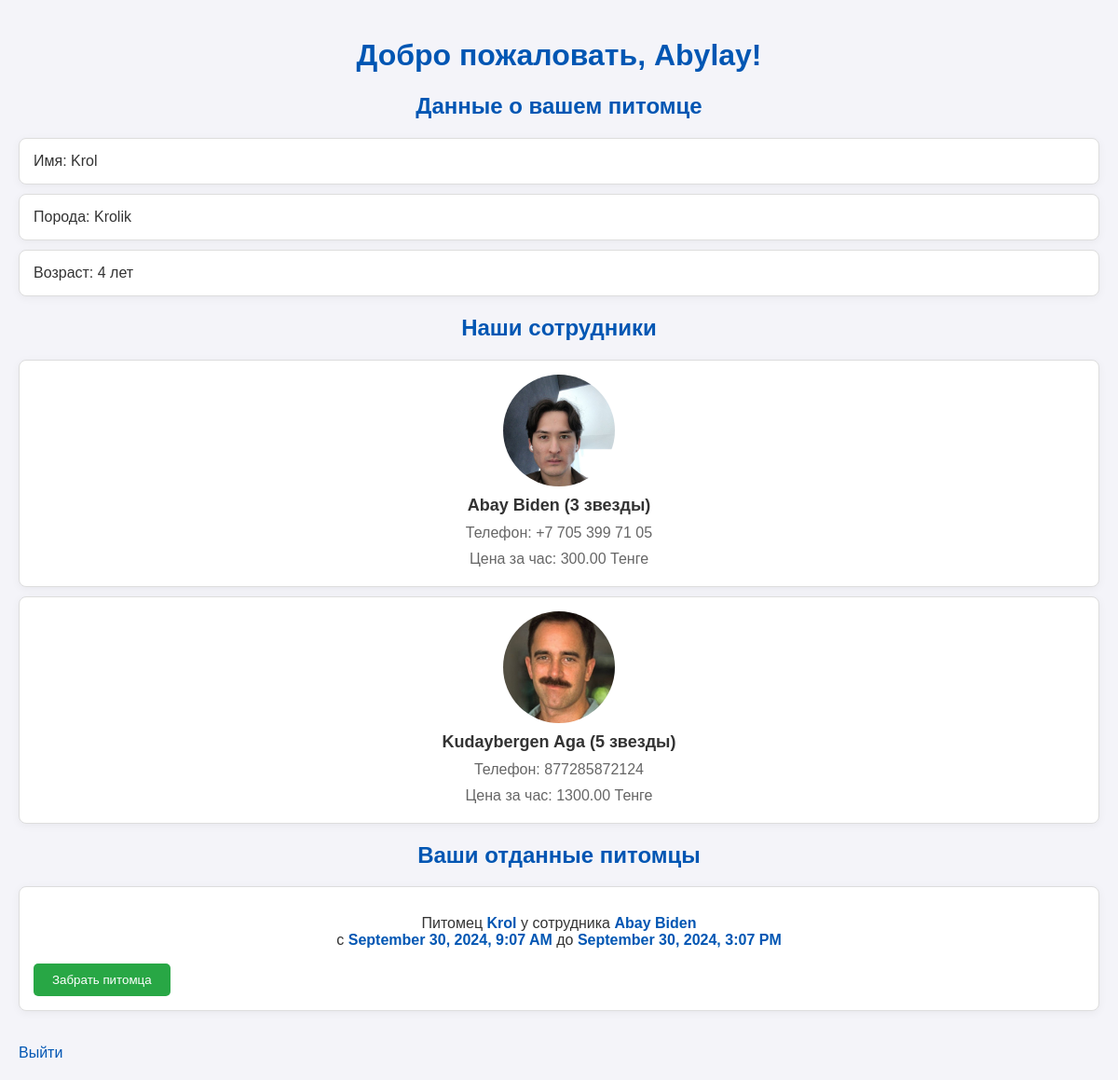
Page /profile/ (signed in) on the committed database.
### pets/models.py (models this page shows, shortened)
class PetProfile(models.Model):
    user = models.OneToOneField(User, on_delete=models.CASCADE)
    telegram_id = models.CharField(max_length=100)
    full_name = models.CharField(max_length=100)
    phone_number = models.CharField(max_length=20)
    pet_name = models.CharField(max_length=100)
    pet_breed = models.CharField(max_length=100)
    pet_age = models.PositiveIntegerField()

class Employee(models.Model):
    name = models.CharField(max_length=100)
    phone_number = models.CharField(max_length=20)
    rating = models.PositiveIntegerField(default=0, choices=[(i, f'{i} Stars') for i in range(1, 6)])
    photo = models.ImageField(upload_to='employee_photos/', null=True, blank=True)
    hourly_rate = models.DecimalField(max_digits=6, decimal_places=2)

class Booking(models.Model):
    user = models.ForeignKey(User, on_delete=models.CASCADE)
    pet = models.ForeignKey(PetProfile, on_delete=models.CASCADE)
    employee = models.ForeignKey(Employee, on_delete=models.CASCADE)
    start_time = models.DateTimeField()
    end_time = models.DateTimeField()
    duration = models.PositiveIntegerField()  # Длительность в часах
    created_at = models.DateTimeField(auto_now_add=True)
    picked_up = models.BooleanField(default=False)  # Был ли питомец забран

### pets/views.py (the view, shortened to what this page needs)
# urls.py: path('profile/', views.profile, name='profile'),
@login_required
def profile(request):
    pet_profile = PetProfile.objects.get(user=request.user)
    employees = Employee.objects.all()
    bookings = Booking.objects.filter(user=request.user, picked_up=False)
    return render(request, 'pets/profile.html', {
        'pet_profile': pet_profile,
        'employees': employees,
        'bookings': bookings
    })

### pets/templates/pets/profile.html (shortened to what this page needs)
<!DOCTYPE html>
<html lang="en">
<head>
</head>
<body>
    <h1>Добро пожаловать, {{ pet_profile.full_name }}!</h1>
    <h2>Данные о вашем питомце</h2>
    <ul>
        <li>Имя: {{ pet_profile.pet_name }}</li>
        <li>Порода: {{ pet_profile.pet_breed }}</li>
        <li>Возраст: {{ pet_profile.pet_age }} лет</li>
    </ul>
    <h2>Наши сотрудники</h2>
    <ul>
        {% for employee in employees %}
            <li class="employee-card">
                <img src="{{ employee.photo.url }}" alt="Фото сотрудника">
                <h3>{{ employee.name }} ({{ employee.rating }} звезды)</h3>
                <p>Телефон: {{ employee.phone_number }}</p>
                <p>Цена за час: {{ employee.hourly_rate }} Тенге</p>
            </li>
        {% empty %}
            <p>Нет сотрудников</p>
        {% endfor %}
    </ul>
    <h2>Ваши отданные питомцы</h2>
    <ul>
        {% for booking in bookings %}
            <li>
                <p class="booking-info">
                    Питомец <span>{{ booking.pet.pet_name }}</span> у сотрудника <span>{{ booking.employee.name }}</span><br>
                    с <span>{{ booking.start_time|date:"F j, Y, g:i A" }}</span> до <span>{{ booking.end_time|date:"F j, Y, g:i A" }}</span>
                </p>
                <form method="post" action="{% url 'pick_up_pet' booking.id %}">
                    <button type="submit" class="button">Забрать питомца</button>
                </form>
            </li>
        {% empty %}
            <p>Вы никому не отдали питомца</p>
        {% endfor %}
    </ul>
    <a href="{% url 'logout' %}">Выйти</a>
</body>
</html>

### pets/templates/pets/profile.html (style rules this page uses)
body { font-family: Arial, sans-serif; margin: 0; padding: 20px; background-color: #f4f4f9; color: #333; }
h1, h2 { color: #0056b3; text-align: center; }
ul { list-style-type: none; padding: 0; }
li { background: #fff; border: 1px solid #ddd; border-radius: 8px; margin: 10px 0; padding: 15px; box-shadow: 0 2px 10px rgba(0, 0, 0, 0.05); }
.employee-card { display: flex; flex-direction: column; align-items: center; }
.employee-card img { border-radius: 50%; width: 120px; height: 120px; object-fit: cover; }
.employee-card h3 { margin: 10px 0 5px; font-size: 18px; color: #333; }
.employee-card p { margin: 5px 0; color: #666; }
.booking-info { font-size: 16px; text-align: center; margin-top: 15px; }
.booking-info span { font-weight: bold; color: #0056b3; }
.button { background-color: #28a745; color: white; border: none; padding: 10px 20px; border-radius: 5px; cursor: pointer; }
a { display: inline-block; margin-top: 20px; text-decoration: none; color: #0056b3; }

### rows in the picture
PetProfile: full_name "Abylay", pet_name "Krol", pet_breed "Krolik", pet_age "4"
Employee: photo (picture), name "Abay Biden", rating "3", phone_number "+7 705 399 71 05", hourly_rate "300.00"
Employee: photo (picture), name "Kudaybergen Aga", rating "5", phone_number "877285872124", hourly_rate "1300.00"
Booking: pet.pet_name "Krol", employee.name "Abay Biden", start_time "September 30, 2024, 9:07 AM", end_time "September 30, 2024, 3:07 PM"
